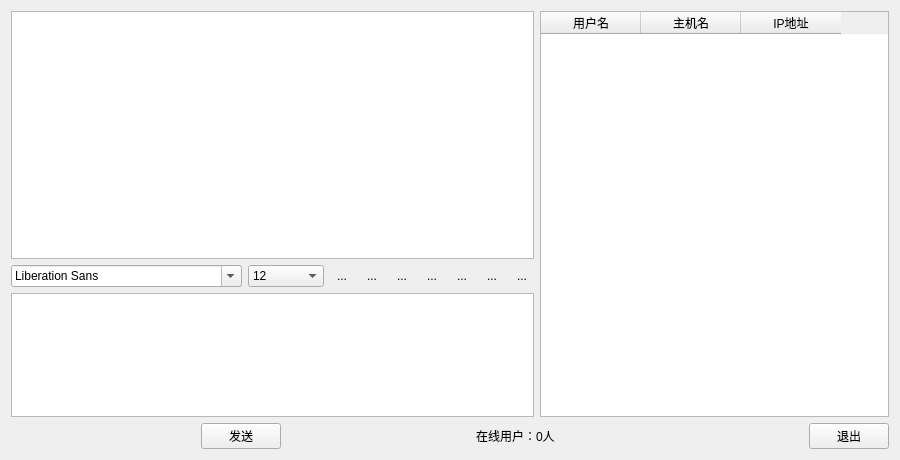
<?xml version="1.0" encoding="UTF-8"?>
<ui version="4.0">
 <class>charRoom</class>
 <widget class="QWidget" name="charRoom">
  <property name="geometry">
   <rect>
    <x>0</x>
    <y>0</y>
    <width>900</width>
    <height>460</height>
   </rect>
  </property>
  <property name="windowTitle">
   <string>局域网聊天工具</string>
  </property>
  <layout class="QGridLayout" name="gridLayout_2">
   <item row="0" column="0">
    <layout class="QGridLayout" name="gridLayout">
     <item row="0" column="0">
      <layout class="QHBoxLayout" name="horizontalLayout_3" stretch="6,4">
       <item>
        <layout class="QVBoxLayout" name="verticalLayout" stretch="6,1,3">
         <item>
          <widget class="QTextBrowser" name="messageBrowser"/>
         </item>
         <item>
          <layout class="QHBoxLayout" name="horizontalLayout_2">
           <item>
            <widget class="QFontComboBox" name="fontComboBox"/>
           </item>
           <item>
            <widget class="QComboBox" name="SizeComboBox">
             <property name="currentIndex">
              <number>3</number>
             </property>
             <item>
              <property name="text">
               <string>9</string>
              </property>
             </item>
             <item>
              <property name="text">
               <string>10</string>
              </property>
             </item>
             <item>
              <property name="text">
               <string>11</string>
              </property>
             </item>
             <item>
              <property name="text">
               <string>12</string>
              </property>
             </item>
             <item>
              <property name="text">
               <string>13</string>
              </property>
             </item>
             <item>
              <property name="text">
               <string>14</string>
              </property>
             </item>
             <item>
              <property name="text">
               <string>15</string>
              </property>
             </item>
             <item>
              <property name="text">
               <string>16</string>
              </property>
             </item>
             <item>
              <property name="text">
               <string>17</string>
              </property>
             </item>
             <item>
              <property name="text">
               <string>18</string>
              </property>
             </item>
             <item>
              <property name="text">
               <string>19</string>
              </property>
             </item>
             <item>
              <property name="text">
               <string>20</string>
              </property>
             </item>
             <item>
              <property name="text">
               <string>21</string>
              </property>
             </item>
             <item>
              <property name="text">
               <string>22</string>
              </property>
             </item>
            </widget>
           </item>
           <item>
            <widget class="QToolButton" name="boldToolBtn">
             <property name="contextMenuPolicy">
              <enum>Qt::DefaultContextMenu</enum>
             </property>
             <property name="toolTip">
              <string>加粗</string>
             </property>
             <property name="text">
              <string>...</string>
             </property>
             <property name="icon">
              <iconset resource="icon.qrc">
               <normaloff>:/new/chatroom/image/bold.png</normaloff>:/new/chatroom/image/bold.png</iconset>
             </property>
             <property name="iconSize">
              <size>
               <width>22</width>
               <height>22</height>
              </size>
             </property>
             <property name="checkable">
              <bool>true</bool>
             </property>
             <property name="autoRaise">
              <bool>true</bool>
             </property>
            </widget>
           </item>
           <item>
            <widget class="QToolButton" name="italicToolBtn">
             <property name="toolTip">
              <string>倾斜</string>
             </property>
             <property name="text">
              <string>...</string>
             </property>
             <property name="icon">
              <iconset resource="icon.qrc">
               <normaloff>:/new/chatroom/image/italic.png</normaloff>:/new/chatroom/image/italic.png</iconset>
             </property>
             <property name="iconSize">
              <size>
               <width>22</width>
               <height>22</height>
              </size>
             </property>
             <property name="checkable">
              <bool>true</bool>
             </property>
             <property name="autoRaise">
              <bool>true</bool>
             </property>
            </widget>
           </item>
           <item>
            <widget class="QToolButton" name="underlineToolBtn">
             <property name="toolTip">
              <string>下划线</string>
             </property>
             <property name="text">
              <string>...</string>
             </property>
             <property name="icon">
              <iconset resource="icon.qrc">
               <normaloff>:/new/chatroom/image/under.png</normaloff>:/new/chatroom/image/under.png</iconset>
             </property>
             <property name="iconSize">
              <size>
               <width>22</width>
               <height>22</height>
              </size>
             </property>
             <property name="checkable">
              <bool>true</bool>
             </property>
             <property name="autoRaise">
              <bool>true</bool>
             </property>
            </widget>
           </item>
           <item>
            <widget class="QToolButton" name="colorToolBtn">
             <property name="toolTip">
              <string>更改字体颜色</string>
             </property>
             <property name="text">
              <string>...</string>
             </property>
             <property name="icon">
              <iconset resource="icon.qrc">
               <normaloff>:/new/chatroom/image/color.png</normaloff>:/new/chatroom/image/color.png</iconset>
             </property>
             <property name="iconSize">
              <size>
               <width>22</width>
               <height>22</height>
              </size>
             </property>
             <property name="autoRaise">
              <bool>true</bool>
             </property>
            </widget>
           </item>
           <item>
            <widget class="QToolButton" name="sendToolBtn">
             <property name="toolTip">
              <string>传输文件</string>
             </property>
             <property name="text">
              <string>...</string>
             </property>
             <property name="icon">
              <iconset resource="icon.qrc">
               <normaloff>:/new/chatroom/image/send.png</normaloff>:/new/chatroom/image/send.png</iconset>
             </property>
             <property name="iconSize">
              <size>
               <width>22</width>
               <height>22</height>
              </size>
             </property>
             <property name="autoRaise">
              <bool>true</bool>
             </property>
            </widget>
           </item>
           <item>
            <widget class="QToolButton" name="saveToolBtn">
             <property name="toolTip">
              <string>保存聊天记录</string>
             </property>
             <property name="text">
              <string>...</string>
             </property>
             <property name="icon">
              <iconset resource="icon.qrc">
               <normaloff>:/new/chatroom/image/save.png</normaloff>:/new/chatroom/image/save.png</iconset>
             </property>
             <property name="iconSize">
              <size>
               <width>22</width>
               <height>22</height>
              </size>
             </property>
             <property name="autoRaise">
              <bool>true</bool>
             </property>
            </widget>
           </item>
           <item>
            <widget class="QToolButton" name="clearToolBtn">
             <property name="toolTip">
              <string>清空聊天记录</string>
             </property>
             <property name="text">
              <string>...</string>
             </property>
             <property name="icon">
              <iconset resource="icon.qrc">
               <normaloff>:/new/chatroom/image/clear.png</normaloff>:/new/chatroom/image/clear.png</iconset>
             </property>
             <property name="iconSize">
              <size>
               <width>22</width>
               <height>22</height>
              </size>
             </property>
             <property name="autoRaise">
              <bool>true</bool>
             </property>
            </widget>
           </item>
          </layout>
         </item>
         <item>
          <widget class="QTextEdit" name="messageTextEdit"/>
         </item>
        </layout>
       </item>
       <item>
        <widget class="QTableWidget" name="userTableWidget">
         <property name="selectionMode">
          <enum>QAbstractItemView::SingleSelection</enum>
         </property>
         <property name="selectionBehavior">
          <enum>QAbstractItemView::SelectRows</enum>
         </property>
         <property name="showGrid">
          <bool>false</bool>
         </property>
         <column>
          <property name="text">
           <string>用户名</string>
          </property>
         </column>
         <column>
          <property name="text">
           <string>主机名</string>
          </property>
         </column>
         <column>
          <property name="text">
           <string>IP地址</string>
          </property>
         </column>
        </widget>
       </item>
      </layout>
     </item>
     <item row="1" column="0">
      <layout class="QHBoxLayout" name="horizontalLayout">
       <item>
        <spacer name="horizontalSpacer">
         <property name="orientation">
          <enum>Qt::Horizontal</enum>
         </property>
         <property name="sizeHint" stdset="0">
          <size>
           <width>108</width>
           <height>20</height>
          </size>
         </property>
        </spacer>
       </item>
       <item>
        <widget class="QPushButton" name="sendButton">
         <property name="text">
          <string>发送</string>
         </property>
        </widget>
       </item>
       <item>
        <spacer name="horizontalSpacer_2">
         <property name="orientation">
          <enum>Qt::Horizontal</enum>
         </property>
         <property name="sizeHint" stdset="0">
          <size>
           <width>178</width>
           <height>20</height>
          </size>
         </property>
        </spacer>
       </item>
       <item>
        <widget class="QLabel" name="userNumLabel">
         <property name="text">
          <string>在线用户：0人</string>
         </property>
        </widget>
       </item>
       <item>
        <spacer name="horizontalSpacer_3">
         <property name="orientation">
          <enum>Qt::Horizontal</enum>
         </property>
         <property name="sizeHint" stdset="0">
          <size>
           <width>248</width>
           <height>20</height>
          </size>
         </property>
        </spacer>
       </item>
       <item>
        <widget class="QPushButton" name="exitButton">
         <property name="text">
          <string>退出</string>
         </property>
        </widget>
       </item>
      </layout>
     </item>
    </layout>
   </item>
  </layout>
 </widget>
 <layoutdefault spacing="6" margin="11"/>
 <resources>
  <include location="icon.qrc"/>
 </resources>
 <connections/>
</ui>
